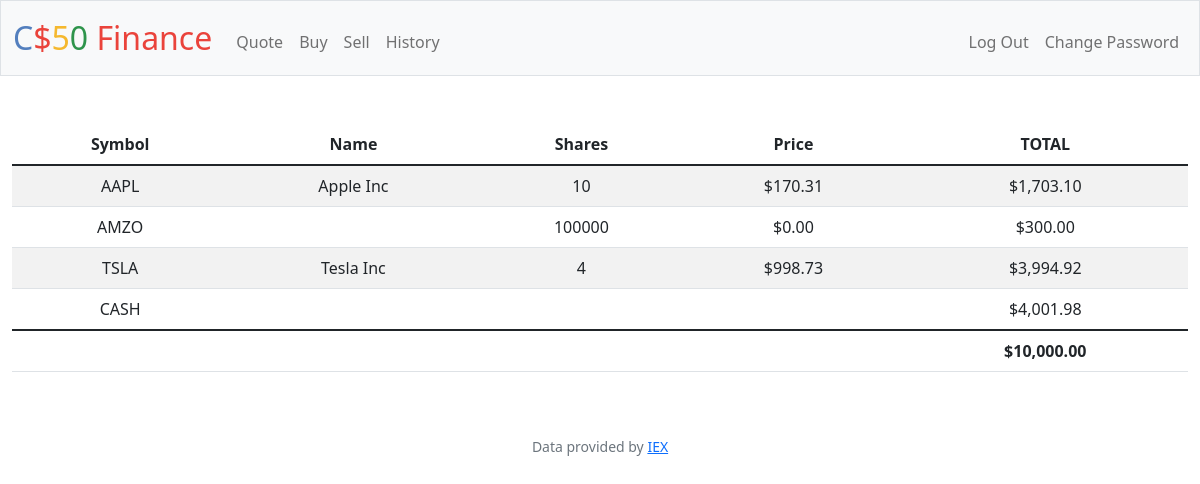
Screenshot of / (signed in) with the database file from the repository.
### tables this page shows
CREATE TABLE transactions (
id INTEGER PRYMARY KEY,
user_id INTEGER NOT NULL,
name TEXT NOT NULL,
shares INTEGER NOT NULL,
price NUMERIC NOT NULL,
type TEXT NOT NULL,
symbol TEXT NOT NULL,
time TIMESTAMP DEFAULT CURRENT_TIMESTAMP,
FOREIGN KEY(user_id) REFERENCES users(id)
);

CREATE TABLE users (id INTEGER PRIMARY KEY AUTOINCREMENT NOT NULL, username TEXT NOT NULL, hash TEXT NOT NULL, cash NUMERIC NOT NULL DEFAULT 10000.00);

### app.py (the view)
@app.route("/", methods=['GET', 'POST'])
@login_required
def index():
    user_id = session['user_id']
    ''' select data from database '''
    portfolio = db.execute('SELECT symbol, name, sum(shares) as tot_shares, price FROM transactions WHERE user_id = ? GROUP BY symbol', user_id)
    cash = db.execute('SELECT cash FROM users WHERE id = ?', user_id)[0]['cash']
    """ total cash ins each stock """
    total = cash
    for stock in portfolio:
        total += stock['tot_shares'] * stock['price']
    return render_template('index.html', portfolio=portfolio, cash=cash, usd=usd, total=total)

### app.py (called while the page is built)
@app.after_request
def after_request(response):
    response.headers["Cache-Control"] = "no-cache, no-store, must-revalidate"
    response.headers["Expires"] = 0
    response.headers["Pragma"] = "no-cache"
    return response

### helpers.py (called while the page is built)
def login_required(f):
    @wraps(f)
    def decorated_function(*args, **kwargs):
        if session.get("user_id") is None:
            return redirect("/login")
        return f(*args, **kwargs)
    return decorated_function

def usd(value):
    return f"${value:,.2f}"

### templates/index.html (shortened to what this page needs)
{% extends "layout.html" %}
{% block main %}
<table class="table table-striped">
    <thead>
        <tr>
            <th> Symbol </th>
            <th> Name </th>
            <th> Shares </th>
            <th> Price </th>
            <th> TOTAL </th>
        </tr>
    </thead>
    <tbody>
        {% for stock in portfolio %}
            <tr>
                <td> {{ stock['symbol'] }} </td>
                <td> {{ stock['name'] }} </td>
                <td> {{ stock['tot_shares'] }} </td>
                <td> {{ usd(stock['price']) }} </td>
                <td> {{ usd(stock['tot_shares'] * stock['price']) }} </td>
            </tr>
        {% endfor %}
        <tr>
            <td> CASH </td>
            <td colspan='3'> </td>
            <td> {{ usd(cash) }} </td>
        </tr>
    </tbody>
    <tfoot>
        <td colspan='4'></td>
        <td><strong> {{usd(total)}} </strong></td>
    </tfoot>
</table>
{% endblock %}

### rows the page displays
transactions: symbol "AMZO", tot_shares "100000", price "$0.00", tot_shares "$300.00"
users: cash "$4,001.98"

### other values shown
{{ stock['symbol'] }} "AAPL" "TSLA"
{{ stock['name'] }} "Apple Inc" "Tesla Inc"
{{ stock['tot_shares'] }} "10" "4"
{{ usd(stock['price']) }} "$170.31" "$998.73"
{{ usd(stock['tot_shares'] * stock['price']) }} "$1,703.10" "$3,994.92"
{{ usd(total) }} "$10,000.00"
